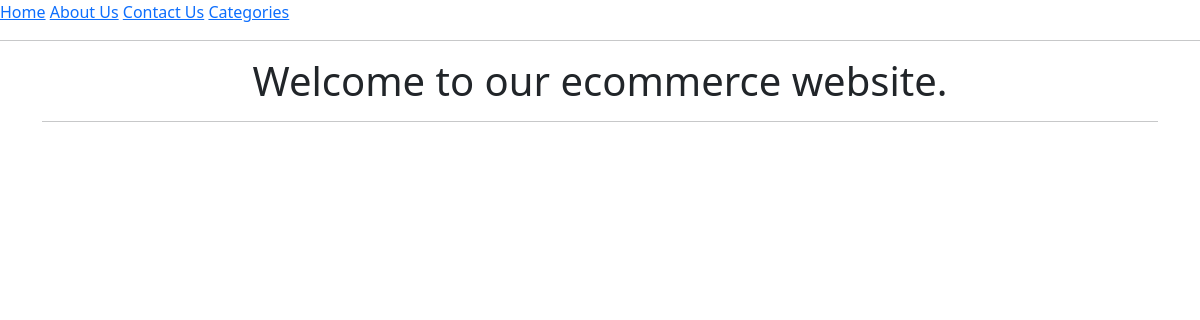
The app's page /, older data.
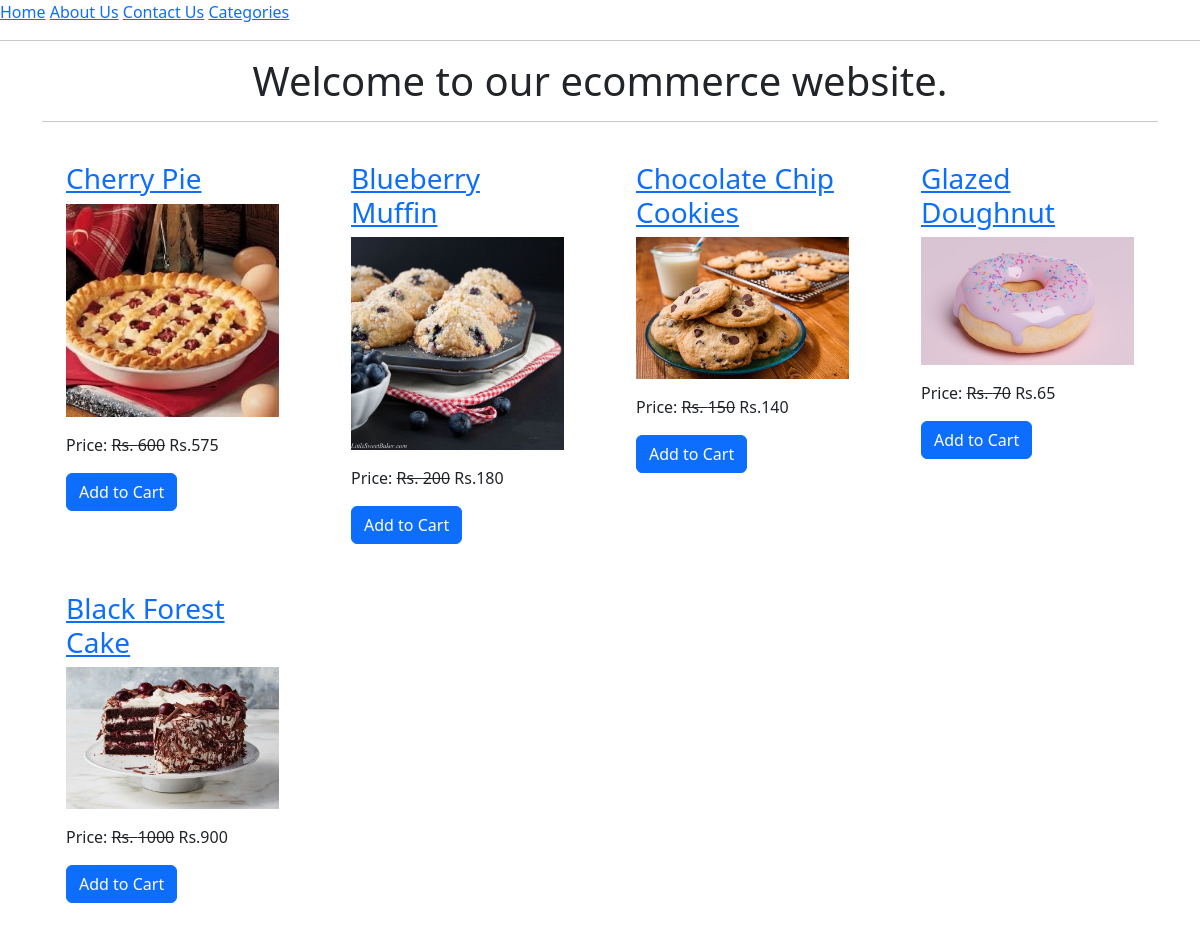
The same page, newer data.
### ecomapp/models.py (models this page shows, shortened)
class Product(models.Model):
    title = models.CharField(max_length=40)
    slug = models.SlugField(unique=True)
    category = models.ForeignKey(Category,on_delete=models.CASCADE)
    image = models.ImageField(upload_to="products")
    marked_price = models.PositiveIntegerField()
    selling_price = models.PositiveIntegerField()
    description =   models.TextField()
    expiry = models.DateField()
    return_policy =models.CharField(max_length=300, null=True,blank = True)
    view_count = models.PositiveIntegerField()

### ecomapp/views.py (the view)
# urls.py: path("",HomeView.as_view(),name="home"),
class HomeView(TemplateView):
    template_name = "home.html"
    def get_context_data(self, **kwargs):
        context =  super().get_context_data(**kwargs)
        context['product_list'] = Product.objects.all().order_by("-id")
        return context

### templates/home.html (shortened to what this page needs)
{% extends 'base.html' %}
{% block content %}
<div class="container">
    <h1 class="text-center">Welcome to our ecommerce website.</h1>
    <hr>
        <div class="row mt-3">
            {% for p in product_list %}
                <div class="col-md-3 ">
                    <div class="m-4">
                        <h3><a href="{% url 'ecomapp:productdetail' p.slug %}">{{ p.title }}</a></h3>
                        <img src="{{p.image.url}}" class="img-fluid" style="height:200; object-fit:cover;" />
                        <p class="mt-3">Price: <strike>Rs. {{p.marked_price}}</strike> Rs.{{p.selling_price}}</p>
                        <a href="{% url 'ecomapp:addtocart' p.id %}" class="btn btn-primary">Add to Cart</a>
                    </div>
                </div>
            {% endfor %}
        </div>
</div>
    {% endblock content %}

### templates/base.html (shortened to what this page needs)
<!DOCTYPE html>
<html lang="en">
<head>
    <link href="https://cdn.jsdelivr.net/npm/bootstrap@5.3.1/dist/css/bootstrap.min.css" rel="stylesheet">
</head>
<body>
    <a href="{% url 'ecomapp:home' %}">Home</a>
    <a href="{% url 'ecomapp:about' %}">About Us</a>
    <a href="{% url 'ecomapp:contact' %}">Contact Us</a>
    <a href="{% url 'ecomapp:allproducts' %}">Categories</a>
    <hr/>
{% block content %}{% endblock content %}
   </body>
</html>

Row changes from the older to the newer data that the page shows:
added Product: title "Cherry Pie", image (picture), marked_price "600", selling_price "575"
added Product: title "Blueberry Muffin", image (picture), marked_price "200", selling_price "180"
added Product: title "Chocolate Chip Cookies", image (picture), marked_price "150", selling_price "140"
added Product: title "Glazed Doughnut", image (picture), marked_price "70", selling_price "65"
added Product: title "Black Forest Cake", image (picture), marked_price "1000", selling_price "900"
